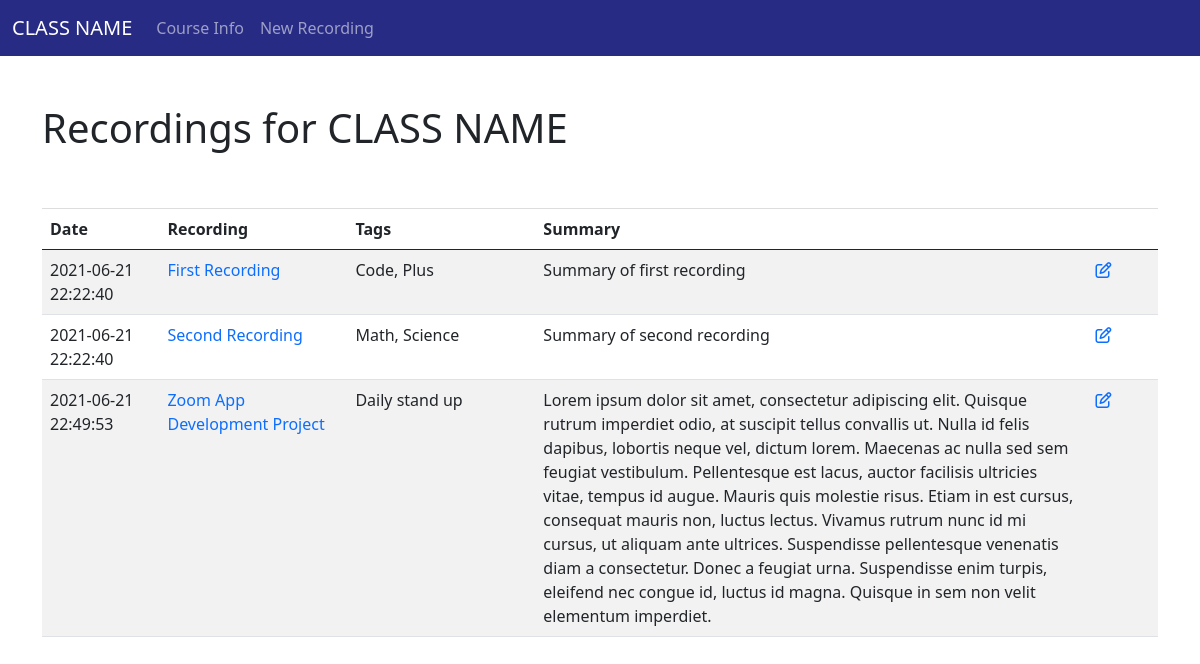
Before: / with the older database file.
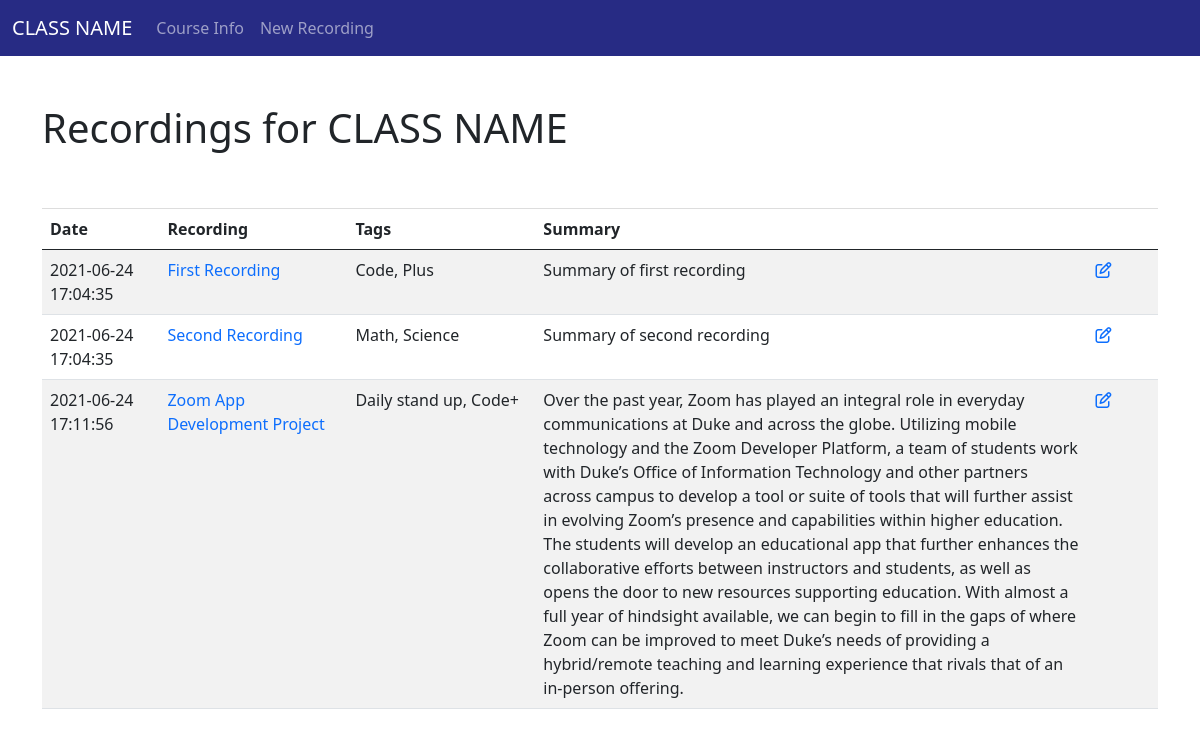
After: the same page with the newer database file.
### tables this page shows
CREATE TABLE posts (
    id INTEGER PRIMARY KEY AUTOINCREMENT,
    created TIMESTAMPT NOT NULL DEFAULT CURRENT_TIMESTAMP,
    title TEXT NOT NULL,
    recordingURL TEXT NOT NULL,
    tags TEXT NOT NULL,
    summary TEXT NOT NULL,
    transcription TEXT NOT NULL
);

### app.py (the view)
@app.route('/')
def index():
    conn = get_db_connection()
    posts = conn.execute('SELECT * FROM posts').fetchall()
    conn.close()
    return render_template('index.html', posts=posts)

### app.py (called while the page is built)
def get_db_connection():
    conn = sqlite3.connect('database.db')
    conn.row_factory = sqlite3.Row
    return conn

### templates/index.html
{% extends 'base.html' %}
{% block content %}
    <h1 class="py-5">{% block title %} Recordings for CLASS NAME {% endblock %}</h1>
      <table id="table_id" class="recordings table table-hover table-striped py-2">
        <thead>
          <tr>
            <th class="col-date">Date</th>
            <th class="col-recording no-sort">Recording</th>
            <th class="col-tags no-sort">Tags</th>
            <th class="col-summary no-sort">Summary</th>
            <th class="col-edit no-sort"></th>
          </tr>
        </thead>
        <tbody>
    {% for post in posts %}
              <tr>
                <td>{{ post['created'] }}</td>
                <td><a href="{{ post['recordingURL'] }}">{{ post['title'] }}</a></td>
                <td>{{ post['tags'] }}</td>
                <td>{{ post['summary'] }}</td>
                <td>
                  <a href="{{ url_for('edit', id=post['id']) }}">
                    <span class="fa fa-edit"></span>
                  </a>
                </td>
              </tr>
    {% endfor %}
        </tbody>
      </table>
{% endblock %}

### templates/base.html (shortened to what this page needs)
<!doctype html>
<html lang="en">
  <head>
    <link href="https://cdn.jsdelivr.net/npm/bootstrap@5.0.2/dist/css/bootstrap.min.css" rel="stylesheet">
    <link href="https://cdn.datatables.net/1.10.25/css/dataTables.bootstrap4.min.css" rel="stylesheet"/>
    <link rel="stylesheet" href="{{ url_for('static', filename= 'css/style.css') }}">
    <link rel="stylesheet" href="https://cdnjs.cloudflare.com/ajax/libs/font-awesome/4.4.0/css/font-awesome.css">
  </head>
  <body>
    <nav class="navbar navbar-expand-sm navbar-dark bg-dark">
      <div class="container-fluid">
        <a class="navbar-brand" href="{{ url_for('index')}}">CLASS NAME</a>
        <div class="collapse navbar-collapse" id="navbarNavAltMarkup">
          <div class="navbar-nav">
            <a class="nav-link" href="#">Course Info</a>
            <a class="nav-link" href="{{url_for('create')}}">New Recording</a>
          </div>
        </div>
      </div>
    </nav>
    <div class="container">
        {% block content %} {% endblock %}
    </div>
  </body>
</html>

### static/css/style.css (style rules this page uses)
.navbar { background-color: #272B84 !important; }
table a { text-decoration: none; }
th { border-top: 1px solid #ddd; }
.recordings { table-layout: fixed; width: 100%; }
.col-date { width: 10%; }
.col-recording { width: 16%; }
.col-tags { width: 16%; }
.col-summary { width: 47%; }
.col-edit { width: 6%; }

Changed rows visible on the page:
removed posts: created "2021-06-21 22:49:53", title "Zoom App Development Project", tags "Daily stand up", summary "Lorem ipsum dolor sit amet, consectetur adipiscing elit. Quisque rutrum imperdiet odio, at suscipit tellus convallis ut. Nulla id felis dapibus, lobortis neque vel, dictum lorem. Maecenas ac nulla sed sem feugiat vestibulum. Pellentesque est lacus, auctor facilisis ultricies vitae, tempus id augue. Mauris quis molestie risus. Etiam in est cursus, consequat mauris non, luctus lectus. Vivamus rutrum nunc id mi cursus, ut aliquam ante ultrices. Suspendisse pellentesque venenatis diam a consectetur. Donec a feugiat urna. Suspendisse enim turpis, eleifend nec congue id, luctus id magna. Quisque in sem non velit elementum imperdiet."
changed posts "First Recording": created "2021-06-21 22:22:40" → "2021-06-24 17:04:35"
changed posts "Second Recording": created "2021-06-21 22:22:40" → "2021-06-24 17:04:35"
added posts: created "2021-06-24 17:11:56", title "Zoom App Development Project", tags "Daily stand up, Code+", summary "Over the past year, Zoom has played an integral role in everyday communications at Duke and across the globe. Utilizing mobile technology and the Zoom Developer Platform, a team of students work with Duke’s Office of Information Technology and other partners across campus to develop a tool or suite of tools that will further assist in evolving Zoom’s presence and capabilities within higher education. The students will develop an educational app that further enhances the collaborative efforts between instructors and students, as well as opens the door to new resources supporting education. With almost a full year of hindsight available, we can begin to fill in the gaps of where Zoom can be…"
